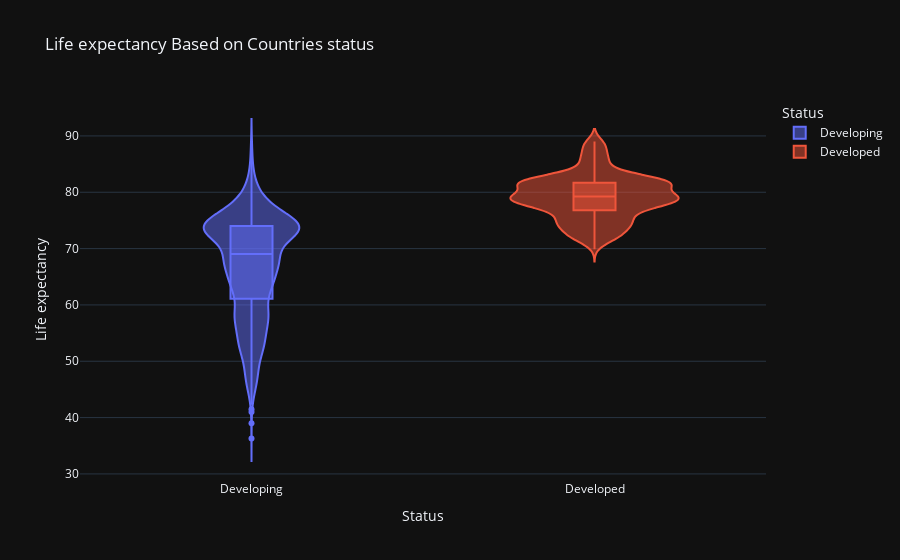

The code cell stored with this chart in its notebook:
### Code cell
fig=px.violin(df,x='Status',y='Life expectancy ',color='Status',template='plotly_dark',box=True,title='Life expectancy Based on Countries status')
fig.show()

### Figure 1 — Plotly figure (JSON) as saved in the notebook; plotly's stock layout.template omitted (floating-point values rounded to 4 significant figures; data arrays with more than 128 entries replaced by an {"elided": "..."} marker saying what was removed)
{"data": [{"alignmentgroup": "True", "box": {"visible": true}, "hovertemplate": "Status=%{x}<br>Life expectancy =%{y}<extra></extra>", "legendgroup": "Developing", "marker": {"color": "#636efa"}, "name": "Developing", "offsetgroup": "Developing", "orientation": "v", "scalegroup": "True", "showlegend": true, "type": "violin", "x": {"elided": "2426 str values"}, "x0": " ", "xaxis": "x", "y": {"elided": "2426 float values"}, "y0": " ", "yaxis": "y"}, {"alignmentgroup": "True", "box": {"visible": true}, "hovertemplate": "Status=%{x}<br>Life expectancy =%{y}<extra></extra>", "legendgroup": "Developed", "marker": {"color": "#EF553B"}, "name": "Developed", "offsetgroup": "Developed", "orientation": "v", "scalegroup": "True", "showlegend": true, "type": "violin", "x": {"elided": "512 str values"}, "x0": " ", "xaxis": "x", "y": {"elided": "512 float values"}, "y0": " ", "yaxis": "y"}], "layout": {"autosize": true, "legend": {"title": {"text": "Status"}, "tracegroupgap": 0}, "title": {"text": "Life expectancy Based on Countries status"}, "violinmode": "overlay", "xaxis": {"anchor": "y", "autorange": true, "categoryarray": ["Developing", "Developed"], "categoryorder": "array", "domain": [0, 1], "range": [-0.5, 1.5], "title": {"text": "Status"}, "type": "category"}, "yaxis": {"anchor": "x", "autorange": true, "domain": [0, 1], "range": [28.92, 96.38], "title": {"text": "Life expectancy "}, "type": "linear"}}}
